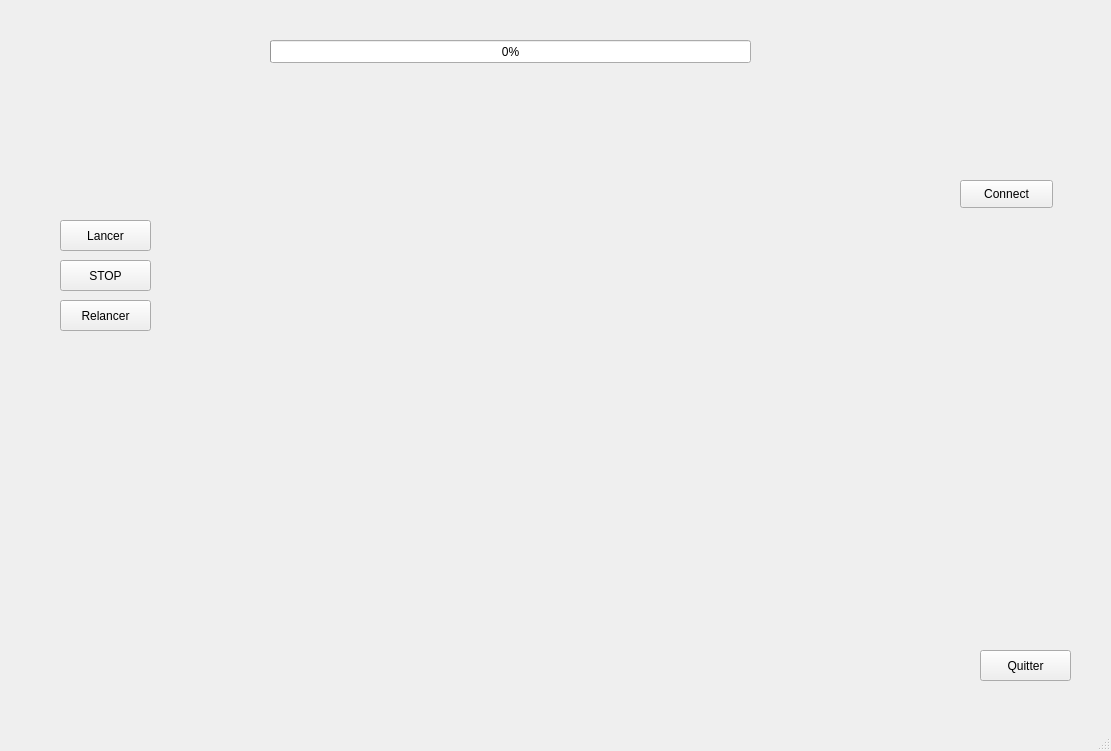
<?xml version="1.0" encoding="UTF-8"?>
<ui version="4.0">
 <class>MainWindow</class>
 <widget class="QMainWindow" name="MainWindow">
  <property name="geometry">
   <rect>
    <x>0</x>
    <y>0</y>
    <width>1111</width>
    <height>751</height>
   </rect>
  </property>
  <property name="windowTitle">
   <string>MainWindow</string>
  </property>
  <widget class="QWidget" name="centralwidget">
   <widget class="QLabel" name="label">
    <property name="geometry">
     <rect>
      <x>240</x>
      <y>80</y>
      <width>512</width>
      <height>512</height>
     </rect>
    </property>
    <property name="text">
     <string/>
    </property>
   </widget>
   <widget class="QPushButton" name="Lancer">
    <property name="geometry">
     <rect>
      <x>60</x>
      <y>220</y>
      <width>91</width>
      <height>31</height>
     </rect>
    </property>
    <property name="text">
     <string>Lancer</string>
    </property>
   </widget>
   <widget class="QPushButton" name="quit">
    <property name="geometry">
     <rect>
      <x>980</x>
      <y>650</y>
      <width>91</width>
      <height>31</height>
     </rect>
    </property>
    <property name="text">
     <string>Quitter</string>
    </property>
   </widget>
   <widget class="QProgressBar" name="progressBar">
    <property name="geometry">
     <rect>
      <x>270</x>
      <y>40</y>
      <width>481</width>
      <height>23</height>
     </rect>
    </property>
    <property name="value">
     <number>0</number>
    </property>
   </widget>
   <widget class="QPushButton" name="STOP">
    <property name="geometry">
     <rect>
      <x>60</x>
      <y>260</y>
      <width>91</width>
      <height>31</height>
     </rect>
    </property>
    <property name="text">
     <string>STOP</string>
    </property>
   </widget>
   <widget class="QPushButton" name="Relancer">
    <property name="geometry">
     <rect>
      <x>60</x>
      <y>300</y>
      <width>91</width>
      <height>31</height>
     </rect>
    </property>
    <property name="text">
     <string>Relancer</string>
    </property>
   </widget>
   <widget class="QPushButton" name="Connect">
    <property name="geometry">
     <rect>
      <x>960</x>
      <y>180</y>
      <width>93</width>
      <height>28</height>
     </rect>
    </property>
    <property name="text">
     <string>Connect</string>
    </property>
   </widget>
  </widget>
  <widget class="QMenuBar" name="menubar">
   <property name="geometry">
    <rect>
     <x>0</x>
     <y>0</y>
     <width>1111</width>
     <height>21</height>
    </rect>
   </property>
  </widget>
  <widget class="QStatusBar" name="statusbar"/>
 </widget>
 <resources/>
 <connections/>
</ui>
